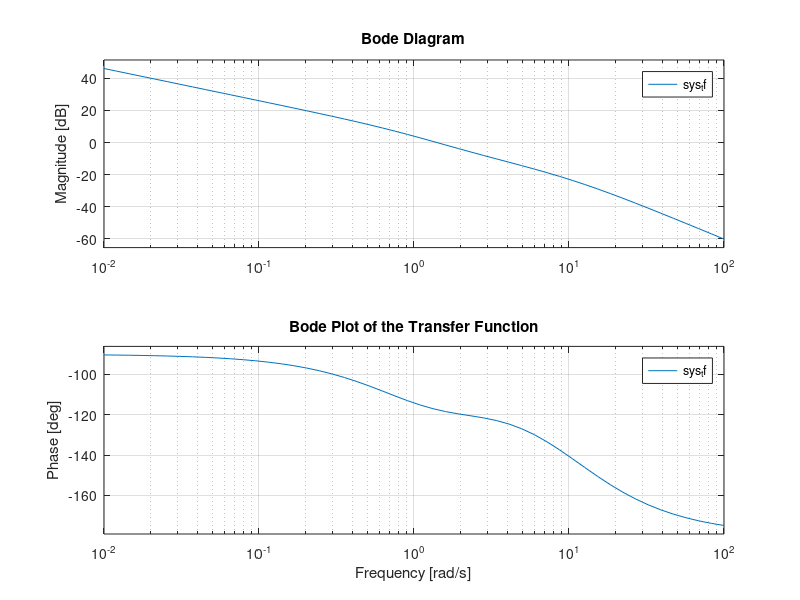
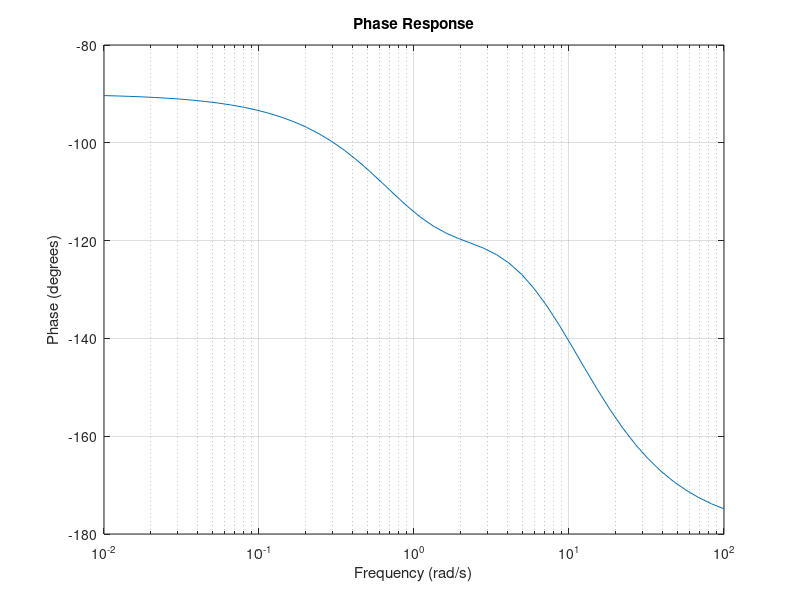

The MATLAB script that drew these images, in order:
% Define the numerator and denominator of the transfer function
n = [1 2];
d = [0.1 1.1 1 0];

% Create the transfer function
sys_tf = tf(n, d);

% Define the frequency range
a = -2;
b = 2;
w = logspace(a, b);

% Plot the Bode plot
figure;
bode(sys_tf, w);
title('Bode Plot of the Transfer Function');
grid on;

% Extract the phase response
[mag, phase, wout] = bode(sys_tf, w);

% Convert phase to degrees
phase_deg = squeeze(phase);
disp(phase_deg);
% Plot the phase response
figure;
semilogx(wout, phase_deg);
xlabel('Frequency (rad/s)');
ylabel('Phase (degrees)');
title('Phase Response');
grid on;

y_value = interp1( phase_deg,wout,-150);
disp(y_value);
